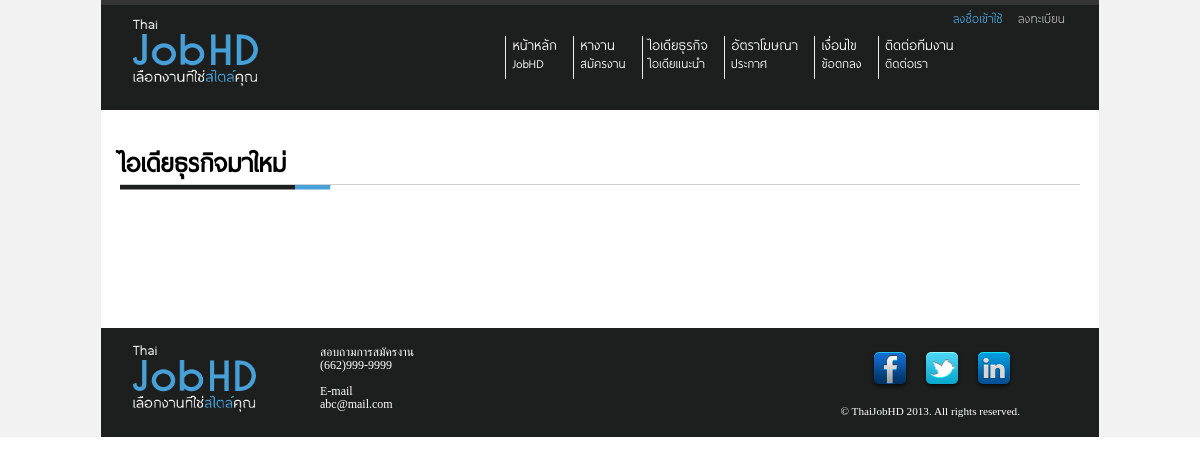
The page /Site/business-idea.php on the database as committed earlier.
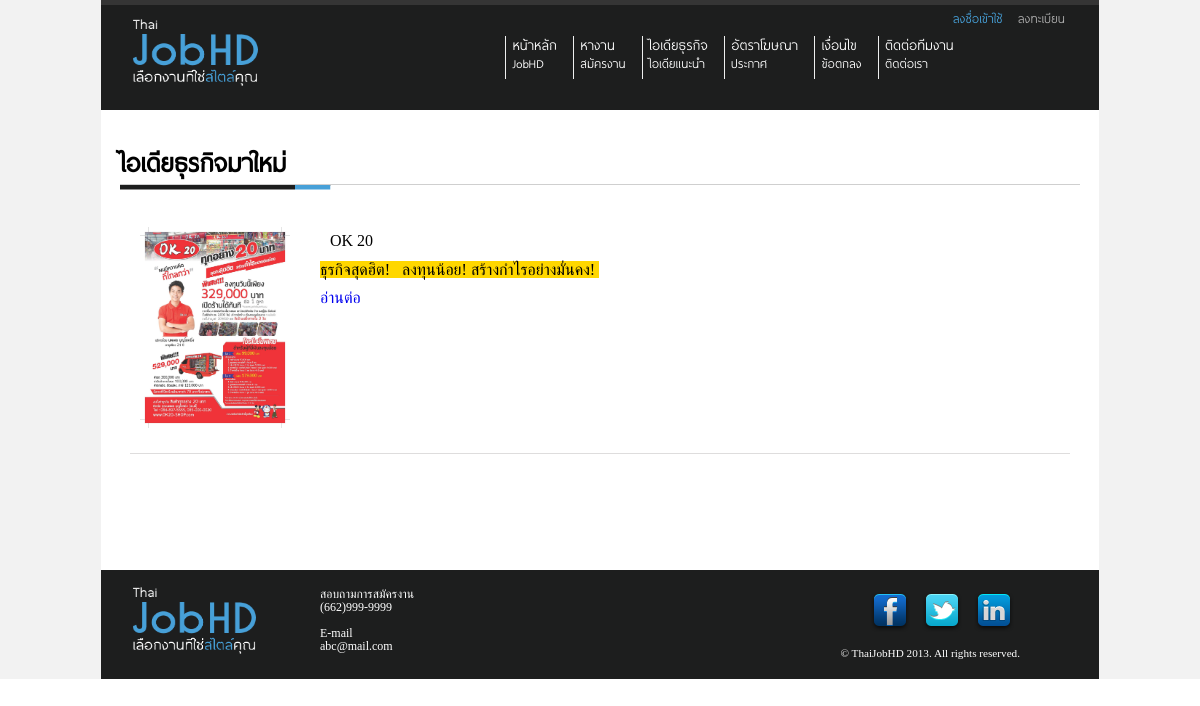
The same page on the database as committed later.
### tables this page shows
CREATE TABLE IF NOT EXISTS `buildthedot_thaijobhd_job_idea` (
  `CompanyID` int(11) NOT NULL AUTO_INCREMENT,
  `MainIdea` varchar(300) NOT NULL,
  `Description` text NOT NULL,
  `Pic1` text NOT NULL,
  `Pic2` text NOT NULL,
  `Pic3` text NOT NULL,
  `IdeaRecomment` int(11) NOT NULL,
  `IdeaTime` datetime NOT NULL,
  `Status` int(11) NOT NULL,
  PRIMARY KEY (`CompanyID`),
  UNIQUE KEY `MainIdea` (`MainIdea`)
);

### Site/include/initial/pagination.php (called while the page is built, shortened)
<?php
		$page_limit=10;
?>

### Site/business-idea.php (the view, shortened to what this page needs)
<?php
$rootpath = "./";
include ($rootpath . "include/header.php");
include ($rootpath . "include/top-menu.php");
?>
<div id="content" class="container_12">
	<div id="">
		<div id="head-title">
			<h1>ไอเดียธุรกิจ<?php
				if(isset($_GET['menu']))
				{
					$menu = $_GET["menu"];
				}
				else {
					$menu = "new";
				}
				if($menu == "new"){
					echo "มาใหม่";
				}
				elseif($menu == "suggest"){
					echo "แนะนำ";
				}
			?></h1>
		</div>
<?php
		include("include/initial/pagination.php");
		if($menu == "new" || $menu == ""){
			$sql="
				SELECT *
				FROM  `buildthedot_thaijobhd_job_idea`
				ORDER BY TIME(`IdeaTime`), `IdeaTime` DESC
			";
		}
		$result=@mysql_query($sql);
		$number_of_items=@mysql_num_rows($result);
		if($menu == "new" || $menu == ""){
			$sql="
				SELECT *
				FROM  `buildthedot_thaijobhd_job_idea`
				ORDER BY TIME(`IdeaTime`), `IdeaTime` DESC
			";
		}
		$sql .= "
			LIMIT ".($page_limit*($_GET["page"]-1)).",".$page_limit." ;
		";
		$result=@mysql_query($sql);
		while($rs=@mysql_fetch_array($result)){
?>
			<section id="content-list" class="grid_12">
				<p class="grid_2"><img src="<?php echo $rootpath; ?>images/<?php
					if(($rs["Pic1"] == "")&&($rs["Pic2"] == "")&&($rs["Pic3"] == "")){
						echo "banner-2.png";
					}
					else{
						echo "business-idea/";
						if($rs["Pic1"] != ""){
							echo $rs["Pic1"];
						}
						elseif($rs["Pic2"] != ""){
							echo $rs["Pic2"];
						}
						elseif($rs["Pic3"] != ""){
							echo $rs["Pic3"];
						}
					}
				?>" width="150" alt="business idea" />
				</p>
				<p class="grid_9">
					<?php echo $rs["MainIdea"]; ?>
					<br class="clear" />
					<?php echo substr($rs["Description"],0,250)."..."; ?><span id="read-more"><a href="<?php echo $rootpath; ?>business-idea-detail.php?id=<?php echo $rs["CompanyID"]; ?>">อ่านต่อ</a></span>
				</p>
			</section>
<?php
		}
?>
		<div class="grid_12">
<?php
			echo "<font color = 'white'>s</font>".pagination($page_limit, $page, $rootpath."business-idea.php?page=", $number_of_items);
?>
		</div>
	</div>
</div>
<?php
include ("include/footer.php");
?>

Rows that differ between the two databases and show on the page:
added buildthedot_thaijobhd_job_idea: Pic1 (picture), MainIdea "OK 20", Description "ธุรกิจสุดฮิต! ลงทุนน้อย! สร้างกำไรอย่างมั่นคง!"
